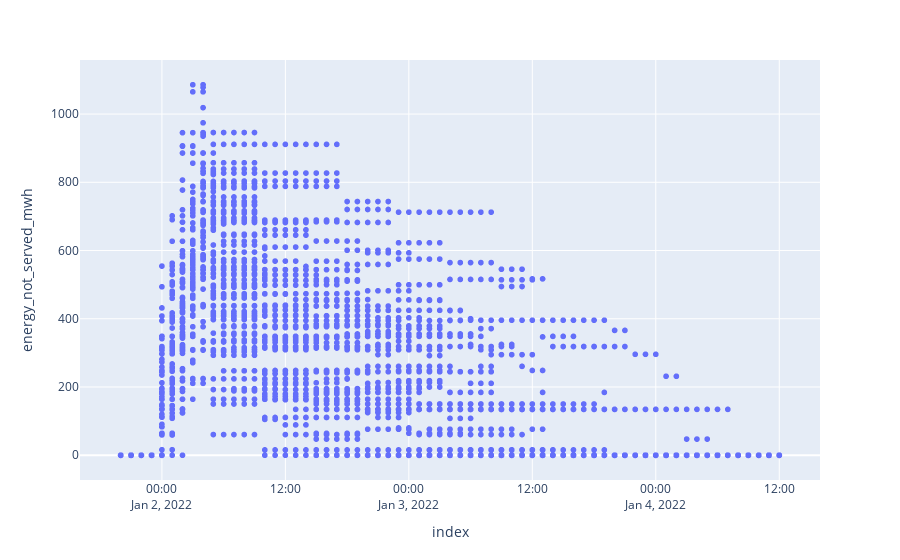

Notebook cell for this chart:
### Code cell
df_network = invert(filter(df, type = 'network')) # filter network fields and invert for plotting
px.scatter(df_network, x=df_network.index, y= 'energy_not_served_mwh' )

### Figure 1 — Plotly figure (JSON) as saved in the notebook; plotly's stock layout.template omitted (floating-point values rounded to 4 significant figures; data arrays with more than 128 entries replaced by an {"elided": "..."} marker saying what was removed)
{"data": [{"hovertemplate": "index=%{x}<br>energy_not_served_mwh=%{y}<extra></extra>", "legendgroup": "", "marker": {"color": "#636efa", "symbol": "circle"}, "mode": "markers", "name": "", "showlegend": false, "type": "scattergl", "x": {"elided": "5070 str values"}, "xaxis": "x", "y": {"elided": "5070 float values"}, "yaxis": "y"}], "layout": {"legend": {"tracegroupgap": 0}, "margin": {"t": 60}, "xaxis": {"anchor": "y", "domain": [0, 1], "title": {"text": "index"}}, "yaxis": {"anchor": "x", "domain": [0, 1], "title": {"text": "energy_not_served_mwh"}}}}
